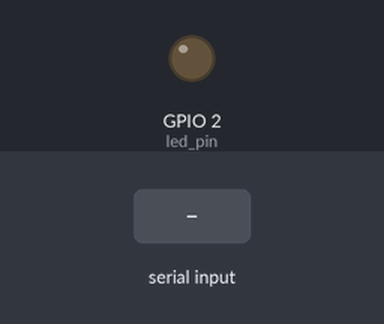
Simulated run of this sketch. Board: ESP32. Shown: output pins drawn as LEDs (lit = HIGH). Inputs (shaded band) come from the test bench. What the sketch prints to the serial monitor is not drawn.

Above: at 1.8 s.
1.9 s: byte 30 received over Serial
At 3.1 s:
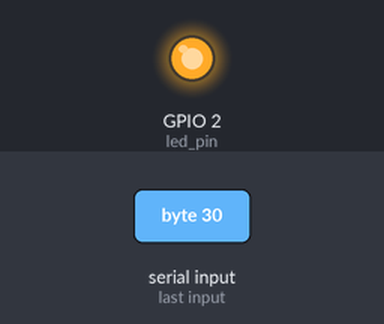
3.4 s: byte 90 received over Serial
4.9 s: byte 120 received over Serial
At 10.4 s:
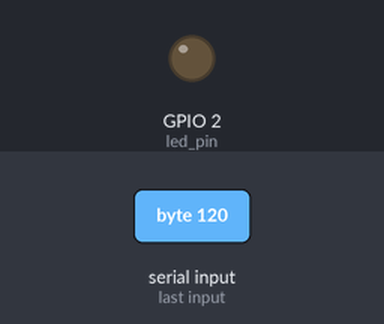
Timing chart, 0 to 11.9 s (numbered marks = the images above; inputs shaded):
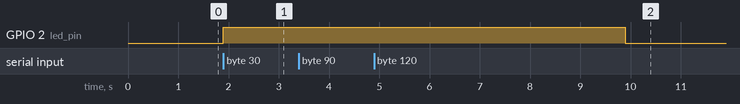

The sketch:

timer.ino
```cpp
#if CONFIG_FREERTOS_UNICORE
  static const BaseType_t app_cpu = 0;
#else
  static const BaseType_t app_cpu = 1;
#endif

// Settings
static const TickType_t dim_delay = 5000 / portTICK_PERIOD_MS;
static const int led_pin = LED_BUILTIN;
static TimerHandle_t one_shot_timer = NULL;

// Callbacks

// Turn off LED when timer expires
void autoDimmerCallback(TimerHandle_t xTimer) {
  digitalWrite(led_pin, LOW);
}

// Tasks

// Echo things back to serial port, turn on LED when while entering input
void doCLI(void *parameters) {
  char c;
  pinMode(led_pin, OUTPUT);

  while (1) {
    if (Serial.available() > 0) {
      c = Serial.read();
      Serial.print(c);

      digitalWrite(led_pin, HIGH);

      // Start timer (if timer is already running, this will act as
      // xTimerReset() instead)
      xTimerStart(one_shot_timer, portMAX_DELAY);
    }
  }
}

void setup() {
  Serial.begin(115200);
  vTaskDelay(1000 / portTICK_PERIOD_MS);
  Serial.println();

  // Create an one-shot timer
  one_shot_timer = xTimerCreate(
    "One-shot timer",
    dim_delay,          // Period of timer (in ticks)
    pdFALSE,            // Auto-reload
    (void *)0,          // Timer ID
    autoDimmerCallback  // Callback function
  );

  // Start CLI task
  xTaskCreatePinnedToCore(
    doCLI,
    "Do CLI",
    1024,
    NULL,
    1,
    NULL,
    app_cpu
  );

  vTaskDelete(NULL);
}

void loop() {

}
```

Measured:
- after the input at 1.9 s, GPIO 2 (led_pin): LOW → HIGH at once
- after the input at 3.4 s, every drawn part: stays the same
- after the input at 4.9 s, GPIO 2 (led_pin): HIGH → LOW after 5.0 s instead of 3.5 s
